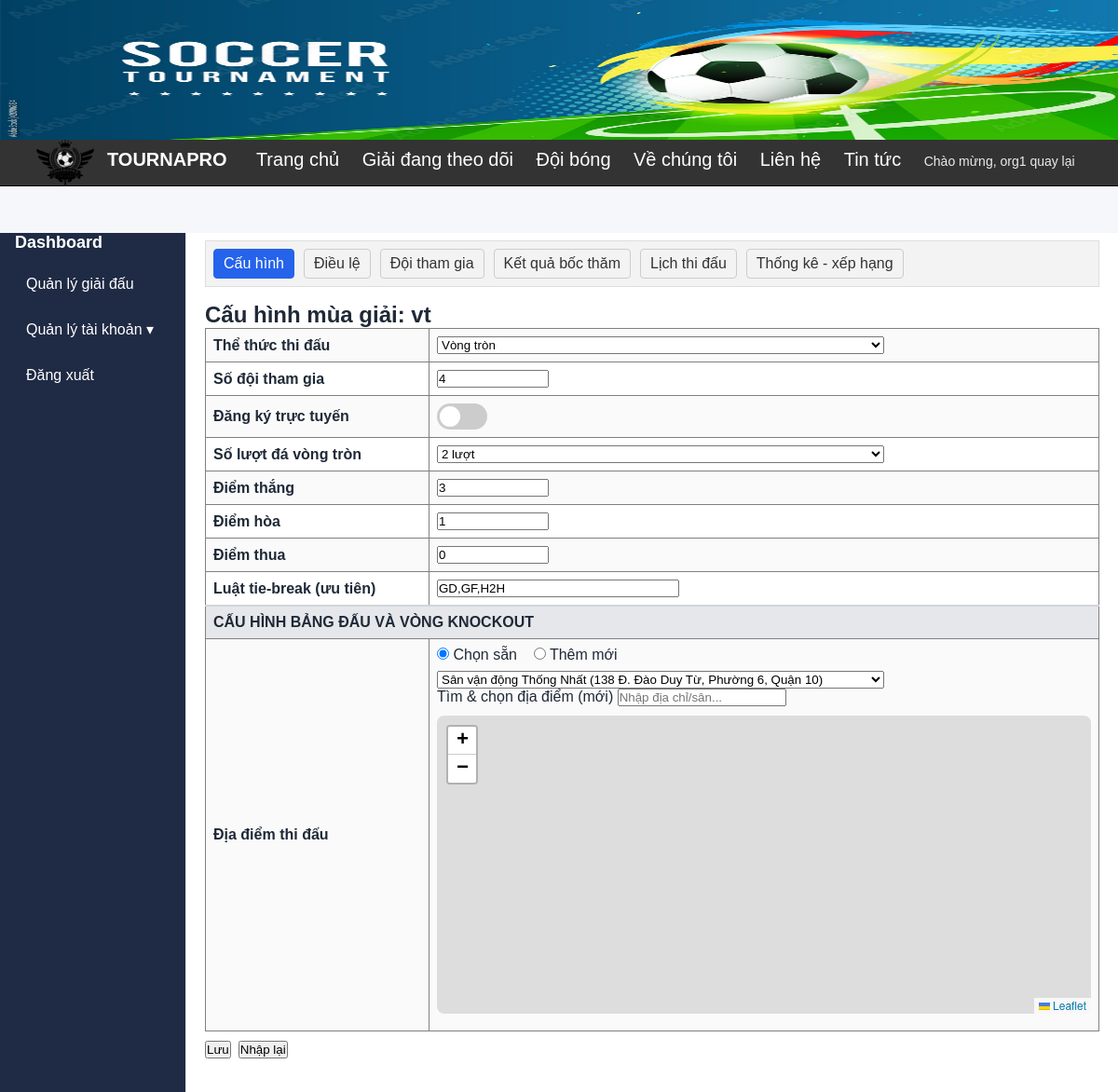
The page /dashboard.php?page=update_tourna&id=27 (signed in) on the database its author committed.
### tables this page shows
CREATE TABLE `tournament` (
  `idtourna` int(11) NOT NULL,
  `tournaName` varchar(255) NOT NULL,
  `logo` varchar(255) NOT NULL,
  `banner` varchar(255) NOT NULL,
  `startdate` datetime NOT NULL,
  `enddate` datetime NOT NULL,
  `status` tinyint(4) NOT NULL DEFAULT 0 COMMENT '0=draft,1=upcoming,2=ongoing,3=finished,4=cancelled',
  `team_count` int(11) DEFAULT NULL,
  `allow_online_reg` tinyint(1) NOT NULL DEFAULT 0,
  `regis_open_at` datetime DEFAULT NULL,
  `regis_close_at` datetime DEFAULT NULL,
  `id_org` bigint(20) UNSIGNED NOT NULL,
  `id_rule` int(11) DEFAULT NULL,
  `id_local` int(11) DEFAULT NULL,
  `fee_type` enum('FREE','PAID') NOT NULL DEFAULT 'FREE',
  `fee_amount` decimal(12,0) DEFAULT NULL,
  `regulation_summary` mediumtext DEFAULT NULL
);

CREATE TABLE `rule` (
  `id_rule` int(11) NOT NULL,
  `rulename` varchar(100) NOT NULL,
  `ruletype` enum('roundrobin','knockout','hybrid') NOT NULL DEFAULT 'knockout',
  `rr_rounds` int(11) DEFAULT NULL,
  `pointwin` int(11) DEFAULT NULL,
  `pointdraw` int(11) DEFAULT NULL,
  `pointloss` int(11) DEFAULT NULL,
  `tiebreak_rule` varchar(100) DEFAULT NULL,
  `hy_group_count` int(11) DEFAULT NULL,
  `hy_take_1st` int(11) DEFAULT NULL,
  `hy_take_2nd` int(11) DEFAULT NULL,
  `hy_take_3rd` int(11) DEFAULT NULL,
  `hy_take_4th` int(11) DEFAULT NULL
);

CREATE TABLE `location` (
  `id_local` int(11) NOT NULL,
  `LocalName` varchar(100) NOT NULL,
  `Address` varchar(100) NOT NULL,
  `lat` decimal(9,6) DEFAULT NULL,
  `lng` decimal(9,6) DEFAULT NULL,
  `display_name` varchar(255) DEFAULT NULL,
  `provider` varchar(20) DEFAULT NULL,
  `provider_id` varchar(100) DEFAULT NULL,
  `formatted_address` varchar(255) DEFAULT NULL
);

### model/modellocal.php (called while the page is built, shortened)
<?php
class mLocation {
    public function listAll(): array {
        $p = new mConnect();
        $conn = $p->moKetNoi();
        $rows[] = [];
        if ($conn) {
            $sql = "SELECT id_local, localname, address FROM location ORDER BY localname";
            $res = mysqli_query($conn, $sql);
            if ($res) {
                while ($r = mysqli_fetch_assoc($res)) { $rows[] = $r; }
            }
        }
        return $rows;
    }
}

### control/controltourna.php (called while the page is built, shortened)
<?php
include_once(__DIR__ . '/../model/modeltourna.php');
include_once(__DIR__ . '/../model/modellocal.php');
class cTourna {
    public function loadConfigData($id) {
        $mT = new mTourna();
        $mL = new mLocation();
        return [
            'tourna'    => $mT->getDetail($id),
            'locations' => $mL->listAll()
        ];
    }
}
?>

### model/modeltourna.php (called while the page is built, shortened)
<?php
class mTourna {
    public function getDetail($id) {
        $p = new mConnect(); $conn = $p->moKetNoi();
        $row = null;
        if ($conn) {
            $sql = "SELECT t.idtourna, t.tournaName, t.startdate, t.enddate, t.logo, t.banner,
                           t.team_count, t.id_rule, t.id_local,t.allow_online_reg, t.regis_open_at, t.regis_close_at,
                           rs.ruletype, rs.rr_rounds, rs.pointwin, rs.pointdraw, rs.pointloss, rs.tiebreak_rule,rs.hy_group_count, rs.hy_take_1st, rs.hy_take_2nd, rs.hy_take_3rd, rs.hy_take_4th
                    FROM tournament t
                    LEFT JOIN rule rs ON t.id_rule = rs.id_rule
                    WHERE t.idtourna=?";
            $stm = mysqli_prepare($conn, $sql);
            mysqli_stmt_bind_param($stm, "i", $id);
            mysqli_stmt_execute($stm);
            $res = mysqli_stmt_get_result($stm);
            $row = mysqli_fetch_assoc($res) ?: null;
        }
        return $row;
    }
}
?>

### view/updatetourna.php (the view, shortened to what this page needs)
<?php
require_once __DIR__ . '/../control/controltourna.php';
$id  = (int)$_GET['id'];
$ctr  = new cTourna();
$data = $ctr->loadConfigData($id);
$T    = $data['tourna'];
$LOCs = $data['locations'];
$format     = $T['ruletype']    ?: 'knockout';
$team_count = $T['team_count']  ?? '';
$rr_rounds  = $T['rr_rounds']   ?? 1;
$pointwin   = $T['pointwin']    ?? 3;
$pointdraw  = $T['pointdraw']   ?? 1;
$pointloss  = $T['pointloss']   ?? 0;
$tiebreak   = $T['tiebreak_rule'] ?? 'GD,GF,H2H';
?>
<!doctype html>
<html lang="vi">
<head>
</head>
<body>
<div class="nav">
  <a class="active" href="updatetourna.php?id=<?php echo $id;?>">Cấu hình</a>
  <a href="dashboard.php?page=regulation&id_tourna=<?php echo $id; ?>">Điều lệ</a>
  <a href="?page=addteam&id=<?php echo $id; ?>">Đội tham gia</a>
  <a href="dashboard.php?page=draw&id_tourna=<?php echo $id; ?>&team_count=<?php echo (int)$team_count; ?>">Kết quả bốc thăm</a>
  <a href="schedule.php?id=<?php echo $id;?>">Lịch thi đấu</a>
  <a href="dashboard.php?page=rank&id_tourna=<?php echo $id; ?>">Thống kê - xếp hạng</a>
</div>
<div class="wrap">
  <h2>Cấu hình mùa giải: <?php echo htmlspecialchars($T['tournaName']); ?></h2>
  <form method="post">
    <table border="1">
      <tr>
        <td>Thể thức thi đấu</td>
        <td>
          <select name="format" id="format" onchange="toggleFormatBlocks()">
            <option value="roundrobin" <?php echo $format==='roundrobin'?'selected':''; ?>>Vòng tròn</option>
          </select>
        </td>
      </tr>
      <tr>
        <td>Số đội tham gia</td>
        <td><input type="number" name="team_count" min="2" value="<?php echo htmlspecialchars($team_count); ?>"></td>
      </tr>
      <tr>
        <td>Đăng ký trực tuyến</td>
        <td>
          <label class="switch">
            <span class="slider round"></span>
          </label>
        </td>
      </tr>
      <tr class="rr-like">
        <td>Số lượt đá vòng tròn</td>
        <td>
          <select name="rr_rounds">
            <?php foreach([1,2] as $opt): ?>
              <option value="<?php echo $opt; ?>" <?php echo ($rr_rounds==$opt)?'selected':''; ?>>
                <?php echo $opt; ?> lượt
              </option>
            <?php endforeach; ?>
          </select>
        </td>
      </tr>
      <tr class="rr-like">
        <td>Điểm thắng</td>
        <td><input type="number" name="pointwin" min="0" value="<?php echo (int)$pointwin; ?>"></td>
      </tr>
      <tr class="rr-like">
        <td>Điểm hòa</td>
        <td><input type="number" name="pointdraw" min="0" value="<?php echo (int)$pointdraw; ?>"></td>
      </tr>
      <tr class="rr-like">
        <td>Điểm thua</td>
        <td><input type="number" name="pointloss" min="0" value="<?php echo (int)$pointloss; ?>"></td>
      </tr>
      <tr class="rr-like">
        <td>Luật tie-break (ưu tiên)</td>
        <td><input type="text" name="tiebreak_rule" value="<?php echo htmlspecialchars($tiebreak); ?>" style="max-width:260px"></td>
      </tr>
<tr>
  <td colspan="2" style="background:#e5e7eb;font-weight:bold;border-top:2px solid #d1d5db">
    CẤU HÌNH BẢNG ĐẤU VÀ VÒNG KNOCKOUT
  </td>
</tr>
      <tr>
        <td>Địa điểm thi đấu</td>
        <td>
          <label><input type="radio" name="location_mode" value="existing" checked onclick="toggleLocation()"> Chọn sẵn</label>
          <label><input type="radio" name="location_mode" value="new" onclick="toggleLocation()"> Thêm mới</label>
          <div id="loc-existing" style="margin-top:8px">
            <select name="id_local">
              <?php foreach ($LOCs as $lc): ?>
                <option value="<?= (int)$lc['id_local'] ?>"
                        <?= ($T['id_local'] == $lc['id_local']) ? 'selected' : '' ?>>
                  <?= htmlspecialchars($lc['localname'] . (!empty($lc['address']) ? " ({$lc['address']})" : '')) ?>
                </option>
              <?php endforeach; ?>
            </select>
          </div>
<div id="venueWrap" class="mb-2">
  <label class="form-label">Tìm & chọn địa điểm (mới)</label>
  <input id="venueSearch" class="form-control" placeholder="Nhập địa chỉ/sân...">
  <div id="venueMap" style="height:320px;border-radius:8px;margin:10px 0;"></div>
</div>
        </td>
      </tr>
    </table>
    <div class="actions">
      <button type="submit" name="save_config">Lưu</button>
      <button type="reset">Nhập lại</button>
    </div>
  </form>
</div>
<link rel="stylesheet" href="https://unpkg.com/leaflet@1.9.4/dist/leaflet.css">
</body>
</html>

### dashboard.php (style rules this page uses)
* { box-sizing: border-box; margin: 0; padding: 0; }
:root { --bg: #f6f7fb; --card: #ffffff; --text: #1f2937; --muted: #6b7280; --primary: #2563eb; --sidebar-w: 200px; --radius: 14px; --shadow: 0 8px 20px rgba(0,0,0,.06); --sidebar-w: 200px; --radius: 12px; }
html, body { height: 100%; }
body { background: var(--bg); color: var(--text); font-family: system-ui, -apple-system, "Segoe UI", Roboto, Inter, Arial, sans-serif; }
body { overflow-x:hidden; }

### view/updatetourna.php (style rules this page uses)
body { font-family:Arial,Helvetica,sans-serif }
.wrap { max-width:980px;margin:16px auto }
.nav { display:flex;gap:10px;padding:8px;background:#f3f3f3;border:1px solid #ddd }
.nav a { text-decoration:none;color:#333;padding:6px 10px;border:1px solid #ccc;border-radius:4px }
.nav a.active { background:#2563eb;color:#fff;border-color:#2563eb }
table { width:100%;border-collapse:collapse;table-layout:fixed }
td { padding:8px;vertical-align:middle }
td:first-child { width:240px;font-weight:bold }
tr:nth-child(odd) { background:#fafafa }
.actions { margin-top:10px;display:flex;gap:8px }
input[type=number] { width:120px }
select,input[type=text] { width:100%;max-width:480px }
.switch { position:relative;display:inline-block;width:54px;height:28px;vertical-align:middle }
.slider { position:absolute;cursor:pointer;top:0;left:0;right:0;bottom:0;background:#ccc;transition:.3s;border-radius:28px }
.slider:before { position:absolute;content:"";height:22px;width:22px;left:3px;bottom:3px;background:white;transition:.3s;border-radius:50% }

### rows shown on the page
tournament: tournaName "vt", team_count "4", pointwin "3", pointdraw "1", pointloss "0", tiebreak_rule "GD,GF,H2H", id_local "Sân vận động Thống Nhất (138 Đ. Đào Duy Từ, Phường 6, Quận 10)"
rule: format "Vòng tròn", rr_rounds "2 lượt"

### other values the page prints
$username "org1"
